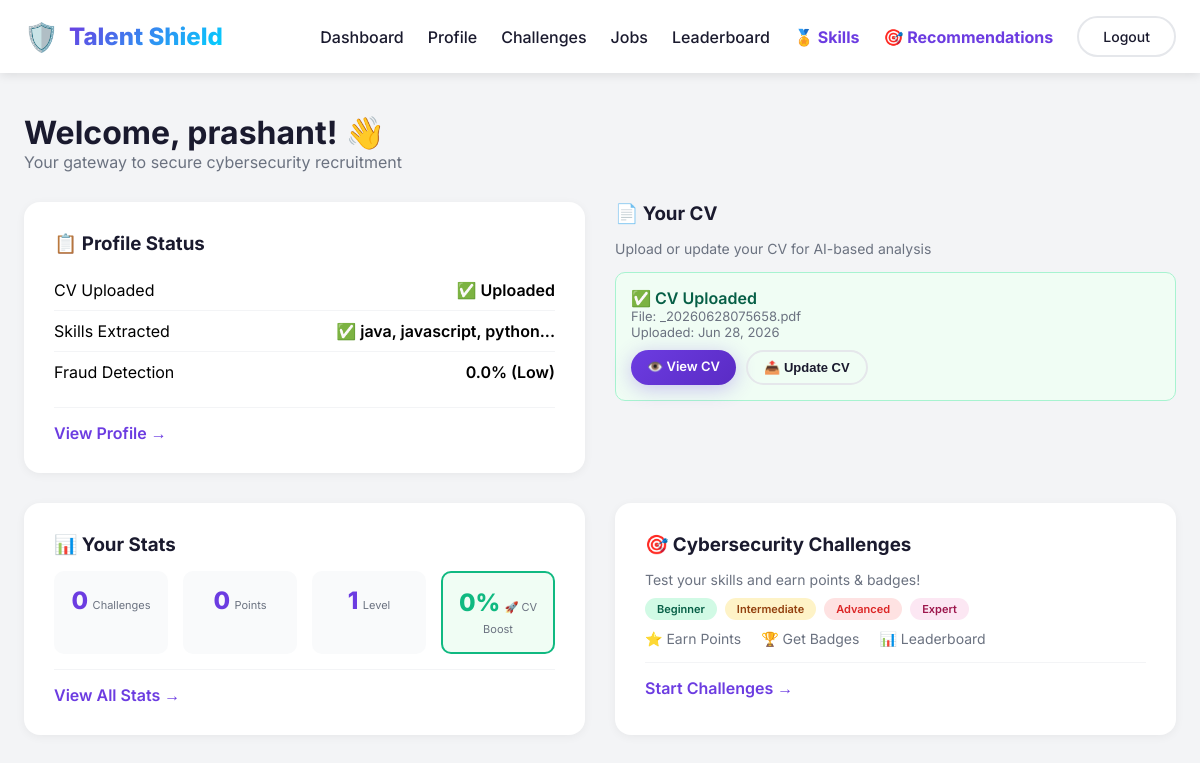
Screenshot of /dashboard/ (signed in) with the database file from the repository.
### accounts/models.py (models this page shows, shortened)
class User(AbstractUser):
    USER_TYPES = (
        ('candidate', 'Candidate'),
        ('recruiter', 'Recruiter'),
        ('admin', 'Administrator'),
    )
    user_type = models.CharField(max_length=10, choices=USER_TYPES, default='candidate')
    email = models.EmailField(unique=True)
    phone = models.CharField(max_length=15, blank=True)
    is_verified = models.BooleanField(default=False)
    created_at = models.DateTimeField(auto_now_add=True)
    updated_at = models.DateTimeField(auto_now=True)

class CandidateProfile(models.Model):
    user = models.OneToOneField(User, on_delete=models.CASCADE, related_name='candidate_profile')
    date_of_birth = models.DateField(null=True, blank=True)
    graduation_year = models.IntegerField(null=True, blank=True)
    institution = models.CharField(max_length=200, blank=True)
    degree = models.CharField(max_length=100, blank=True)
    skills = models.JSONField(default=list)
    certifications = models.JSONField(default=list)
    experience_years = models.FloatField(default=0.0)
    cv_file = models.FileField(upload_to='cvs/', null=True, blank=True)
    cv_text = models.TextField(blank=True)
    created_at = models.DateTimeField(auto_now_add=True)
    updated_at = models.DateTimeField(auto_now=True)

### cv_processor/models.py (models this page shows, shortened)
class CVAnalysis(models.Model):
    RISK_LEVELS = (
        ('Low', 'Low Risk'),
        ('Medium', 'Medium Risk'),
        ('High', 'High Risk'),
    )
    candidate = models.ForeignKey(
        settings.AUTH_USER_MODEL,
        on_delete=models.CASCADE,
        related_name='cv_analyses'
    )
    extracted_skills = models.JSONField(default=list)
    extracted_certifications = models.JSONField(default=list)
    experience_years = models.FloatField(default=0.0)
    fraud_score = models.FloatField(default=0.0)
    fraud_risk_level = models.CharField(max_length=10, choices=RISK_LEVELS, default='Low')
    fraud_details = models.JSONField(default=dict)
    cv_hash = models.CharField(max_length=64, blank=True)
    cv_content_hash = models.CharField(max_length=64, blank=True)  # New field
    created_at = models.DateTimeField(auto_now_add=True)
    updated_at = models.DateTimeField(auto_now=True)
    @property
    def fraud_score_percentage(self):
        return f"{round(self.fraud_score * 100, 1)}%"
    class Meta:
        ordering = ['-created_at']

### core/views.py (the view, shortened to what this page needs)
# urls.py: path('dashboard/', views.dashboard, name='dashboard'),
@login_required
def dashboard(request):
    user_type = request.user.user_type
    if user_type == 'candidate':
        fraud_data = CVAnalysis.objects.filter(candidate=request.user).first()
        fraud_score = 'N/A'
        fraud_risk = 'Not Analyzed'
        fraud_factors = []
        if fraud_data:
            fraud_score = fraud_data.fraud_score_percentage
            fraud_risk = fraud_data.fraud_risk_level
            if fraud_data.fraud_details:
                fraud_factors = fraud_data.fraud_details.get('fraud_factors', [])
        return render(request, 'core/candidate_dashboard.html', {
            'fraud_score': fraud_score,
            'fraud_risk': fraud_risk,
            'fraud_factors': fraud_factors,
        })
    return redirect('home')

### templates/core/candidate_dashboard.html (shortened to what this page needs)
<!DOCTYPE html>
<html lang="en">
<head>
    {% load static %}
</head>
<body>
    <nav class="navbar">
        <div class="container">
            <div class="nav-brand">
                <span class="logo">🛡️</span>
                <span class="brand-name">Talent Shield</span>
            </div>
            <div class="nav-links">
                <a href="/dashboard/">Dashboard</a>
                <a href="/profile/">Profile</a>
                <a href="/challenges/">Challenges</a>
                <a href="/jobs/">Jobs</a>
                <a href="/leaderboard/">Leaderboard</a>
                <a href="/gamification/skill-recognition/" style="font-weight:700; color:#6C3CE1;">🏅 Skills</a>
                <a href="/job-recommendations/" style="font-weight:700; color:#6C3CE1;">🎯 Recommendations</a>
                <a href="{% url 'logout' %}" class="btn btn-outline">Logout</a>
            </div>
        </div>
    </nav>
    <div class="dashboard">
        <div class="container">
            <div class="dashboard-header">
                <h1>Welcome, {{ user.username }}! 👋</h1>
                <p>Your gateway to secure cybersecurity recruitment</p>
            </div>
            <div class="dashboard-grid">
                <a href="/profile/" class="card-link">
                    <div class="card">
                        <h3>📋 Profile Status</h3>
                        <div id="profile-status">
                            <div class="status-item">
                                <span>CV Uploaded</span>
                                <span class="status-badge" id="cv-status">
                                    {% if user.candidate_profile.cv_file %}
                                        ✅ Uploaded
                                    {% else %}
                                        ❌ Not Uploaded
                                    {% endif %}
                                </span>
                            </div>
                            <div class="status-item">
                                <span>Skills Extracted</span>
                                <span class="status-badge" id="skill-status">
                                    {% if user.candidate_profile.skills %}
                                        ✅ {{ user.candidate_profile.skills|slice:":3"|join:", " }}{% if user.candidate_profile.skills|length > 3 %}...{% endif %}
                                    {% else %}
                                        ⏳ Pending
                                    {% endif %}
                                </span>
                            </div>
                            <div class="status-item">
                                <span>Fraud Detection</span>
                                <span class="status-badge" id="fraud-status">
                                    {% if fraud_score != 'N/A' %}
                                        {{ fraud_score }} ({{ fraud_risk }})
                                    {% else %}
                                        ⏳ Pending
                                    {% endif %}
                                </span>
                            </div>
                        </div>
                        <div class="card-footer">
                            <span class="arrow">View Profile →</span>
                        </div>
                    </div>
                </a>
                <div class="card">
                    <h3>📄 Your CV</h3>
                    <p style="color:#6B7280; font-size:14px; margin-bottom:15px;">
                        Upload or update your CV for AI-based analysis
                    </p>
                    {% if user.candidate_profile.cv_file %}
                        <div class="cv-uploaded-box">
                            <p class="file-name">✅ CV Uploaded</p>
                            <p class="file-detail">
                                File: {{ user.candidate_profile.cv_file.name|slice:"8:" }}
                            </p>
                            <p class="file-detail">
                                Uploaded: {{ user.candidate_profile.updated_at|date:"M d, Y" }}
                            </p>
                            <div style="display:flex; gap:10px; margin-top:10px; flex-wrap:wrap;">
                                <a href="{{ user.candidate_profile.cv_file.url }}" target="_blank" class="btn btn-primary" style="padding:8px 16px; font-size:13px;">
                                    👁️ View CV
                                </a>
                                <button onclick="document.getElementById('cv-file').click();" class="btn btn-outline" style="padding:8px 16px; font-size:13px;">
                                    📤 Update CV
                                </button>
                            </div>
                        </div>
                    {% else %}
                        <p style="color:#6B7280; font-size:14px; margin-bottom:15px;">
                            No CV uploaded yet.
                        </p>
                    {% endif %}
                </div>
                <a href="/gamification/profile/" class="card-link">
                    <div class="card">
                        <h3>📊 Your Stats</h3>
                        <div class="stat-grid">
                            <div class="stat-item">
                                <span class="stat-number" id="challenges-completed">0</span>
                                <span class="stat-label">Challenges</span>
                            </div>
                            <div class="stat-item">
                                <span class="stat-number" id="points-earned">0</span>
                                <span class="stat-label">Points</span>
                            </div>
                            <div class="stat-item">
                                <span class="stat-number" id="level">1</span>
                                <span class="stat-label">Level</span>
                            </div>
                            <div class="stat-item stat-boost">
                                <span class="stat-number" id="cv-boost" style="color:#10B981;">0%</span>
                                <span class="stat-label">🚀 CV Boost</span>
                            </div>
                        </div>
                        <div class="card-footer">
                            <span class="arrow">View All Stats →</span>
                        </div>
                    </div>
                </a>
                <a href="/challenges/" class="card-link">
                    <div class="card">
                        <h3>🎯 Cybersecurity Challenges</h3>
                        <p style="color:#6B7280; font-size:14px; margin-bottom:10px;">
                            Test your skills and earn points & badges!
                        </p>
                        <div class="challenge-tags">
                            <span class="tag" style="background:#D1FAE5; color:#065F46;">Beginner</span>
                            <span class="tag" style="background:#FEF3C7; color:#92400E;">Intermediate</span>
                            <span class="tag" style="background:#FEE2E2; color:#DC2626;">Advanced</span>
                            <span class="tag" style="background:#FCE7F3; color:#9D174D;">Expert</span>
                        </div>
                        <div style="display:flex; gap:20px; margin-top:10px; font-size:14px; color:#6B7280;">
                            <span>⭐ Earn Points</span>
                            <span>🏆 Get Badges</span>
                            <span>📊 Leaderboard</span>
                        </div>
                        <div class="card-footer">
                            <span class="arrow">Start Challenges →</span>
                        </div>
                    </div>
                </a>
            </div>
        </div>
    </div>
</body>
</html>

### templates/core/candidate_dashboard.html (style rules this page uses)
* { margin: 0; padding: 0; box-sizing: border-box; }
body { font-family: 'Inter', sans-serif; background: #F3F4F6; }
.navbar { background: white; padding: 16px 0; box-shadow: 0 2px 10px rgba(0,0,0,0.1); position: sticky; top: 0; z-index: 100; }
.container { max-width: 1200px; margin: 0 auto; padding: 0 24px; }
.navbar .container { display: flex; justify-content: space-between; align-items: center; }
.nav-brand { display: flex; align-items: center; gap: 10px; font-size: 24px; font-weight: 800; }
.nav-brand .logo { font-size: 28px; }
.nav-brand .brand-name { background: linear-gradient(135deg, #6C3CE1, #00D4FF); -webkit-background-clip: text; -webkit-text-fill-color: transparent; }
.nav-links { display: flex; align-items: center; gap: 24px; flex-wrap: wrap; }
.nav-links a { text-decoration: none; color: #1A1A2E; font-weight: 500; }
.btn { display: inline-block; padding: 10px 24px; border: none; border-radius: 50px; font-weight: 600; font-size: 14px; text-decoration: none; cursor: pointer; transition: all 0.3s ease; }
.btn-primary { background: linear-gradient(135deg, #6C3CE1, #5A2BC4); color: white; box-shadow: 0 4px 20px rgba(108, 60, 225, 0.3); }
.btn-outline { background: transparent; color: #1A1A2E; border: 2px solid #E5E7EB; }
.dashboard { padding: 40px 0; }
.dashboard-header { margin-bottom: 30px; }
.dashboard-header h1 { font-size: 32px; color: #1A1A2E; }
.dashboard-header p { color: #6B7280; }
.dashboard-grid { display: grid; grid-template-columns: repeat(2, 1fr); gap: 30px; }
.card-link { text-decoration: none; color: inherit; display: block; transition: transform 0.3s ease; }
.card-link .card { height: 100%; transition: box-shadow 0.3s ease; background: white; padding: 30px; border-radius: 16px; box-shadow: 0 2px 10px rgba(0,0,0,0.05); }
.card h3 { margin-bottom: 15px; color: #1A1A2E; }
.card-footer { margin-top: 15px; padding-top: 15px; border-top: 1px solid #F3F4F6; display: flex; justify-content: space-between; align-items: center; }
.card-footer .arrow { color: #6C3CE1; font-weight: 600; }
.status-item { display: flex; justify-content: space-between; padding: 10px 0; border-bottom: 1px solid #F3F4F6; }
.status-item:last-child { border-bottom: none; }
.status-badge { font-weight: 600; }
.stat-grid { display: grid; grid-template-columns: repeat(4, 1fr); gap: 15px; margin-top: 10px; }
.stat-item { text-align: center; padding: 15px; background: #F9FAFB; border-radius: 10px; }
.stat-number { font-size: 24px; font-weight: 800; color: #6C3CE1; }
.stat-label { font-size: 11px; color: #6B7280; }
.stat-boost { background: #F0FDF4; border: 2px solid #10B981; }
.stat-boost .stat-number { color: #10B981; }
.challenge-tags { display: flex; gap: 8px; flex-wrap: wrap; margin: 10px 0; }
.challenge-tags .tag { padding: 4px 12px; border-radius: 50px; font-size: 11px; font-weight: 600; background: #F3F4F6; color: #6B7280; }
.cv-uploaded-box { background: #F0FDF4; padding: 15px; border-radius: 10px; border: 1px solid #A7F3D0; margin-bottom: 15px; }
.cv-uploaded-box .file-name { color: #065F46; font-weight: 600; }
.cv-uploaded-box .file-detail { font-size: 13px; color: #6B7280; }

### rows the page displays
User: username "prashant", candidate_profile.skills "java, javascript, python", candidate_profile.cv_file.name "_20260628075658.pdf", candidate_profile.updated_at "Jun 28, 2026"
CVAnalysis: fraud_risk_level "Low"

### other values shown
{{ fraud_score }} "0.0%"
